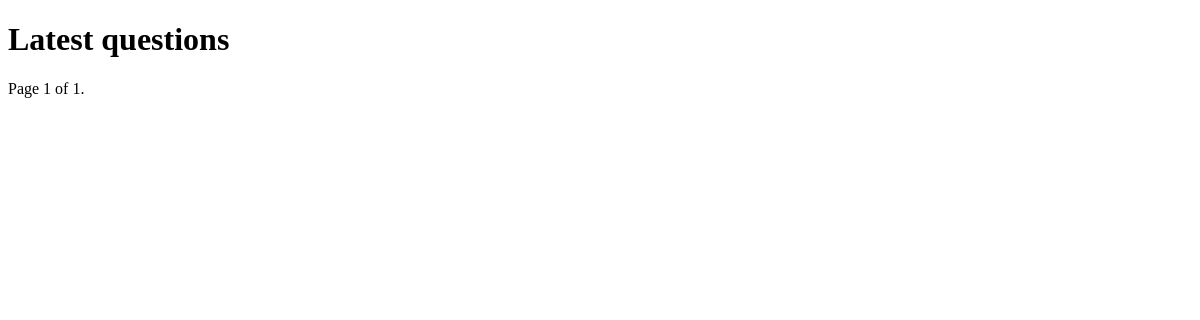
The app's page /, older data.
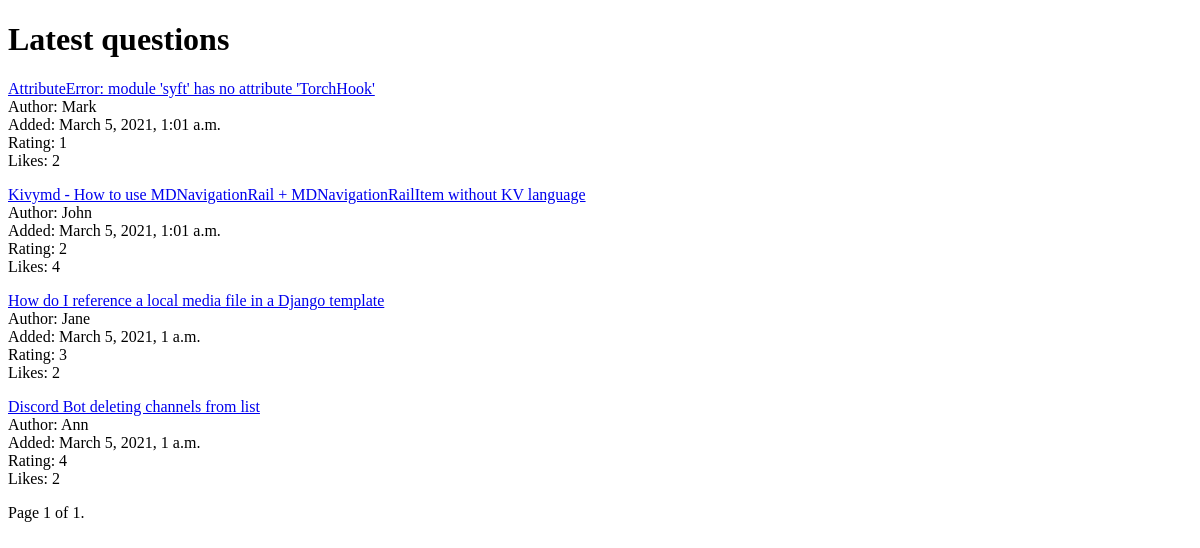
The same page, newer data.
### qa/models.py (models this page shows)
class Question(models.Model):
    objects = QuestionManager()
    title = models.CharField(default='', max_length=255)
    text = models.TextField(default='')
    added_at = models.DateTimeField(null=True, auto_now_add=True)
    rating = models.IntegerField(default=0)
    author = models.ForeignKey(User, null=True, on_delete=models.SET_NULL)
    likes = models.ManyToManyField(User, null=True, related_name='question_like_user')
    def __str__(self):
        return self.title
    def get_url(self):
        return reverse("question-id", kwargs={'pk': self.id})

### qa/views.py (the view)
# urls.py: path('', latest),
def latest(request, *args, **kwargs):
    try:
        questions = Question.objects.new()
    except Question.DoesNotExist:
        raise Http404
    page_obj = paginate(request, questions)
    return render(request, 'list.html', {
        'title': 'Latest questions',
        'page_obj': page_obj,
    })

### qa/models.py (called while the page is built)
    def new(self):
        return self.order_by('-added_at')

### qa/views.py (called while the page is built)
def paginate(request, objects):
    try:
        limit = int(request.GET.get('limit', 10))
    except ValueError:
        limit = 10
    if limit > 10:
        limit = 10
    try:
        page_number = int(request.GET.get('page', 1))
    except ValueError:
        raise Http404
    paginator = Paginator(objects, limit)
    try:
        page = paginator.page(page_number)
    except EmptyPage:
        page = paginator.page(paginator.num_pages)
    return page

### qa/templates/list.html (shortened to what this page needs)
<!DOCTYPE html>
<html lang="en">
<head>
</head>
<body>
    <h1>{{ title }}</h1>
    {% for question in page_obj %}
        <p><a href="{{ question.get_url }}">{{ question }}</a><br>
            Author: {{ question.author }}<br>
            Added: {{ question.added_at }}<br>
            Rating: {{ question.rating }}<br>
            Likes: {{ question.likes.count }}
        </p>
    {% endfor %}
<div class="pagination">
    <span class="step-links">
        <span class="current">
            Page {{ page_obj.number }} of {{ page_obj.paginator.num_pages }}.
        </span>
    </span>
</div>
</body>
</html>

Row changes from the older to the newer data that the page shows:
added Question: title "AttributeError: module 'syft' has no attribute 'TorchHook'", author "Mark", added_at "March 5, 2021, 1:01 a.m.", rating "1", likes.count "2"
added Question: title "Kivymd - How to use MDNavigationRail + MDNavigationRailItem without KV language", author "John", added_at "March 5, 2021, 1:01 a.m.", rating "2", likes.count "4"
added Question: title "How do I reference a local media file in a Django template", author "Jane", added_at "March 5, 2021, 1 a.m.", rating "3", likes.count "2"
added Question: title "Discord Bot deleting channels from list", author "Ann", added_at "March 5, 2021, 1 a.m.", rating "4", likes.count "2"
